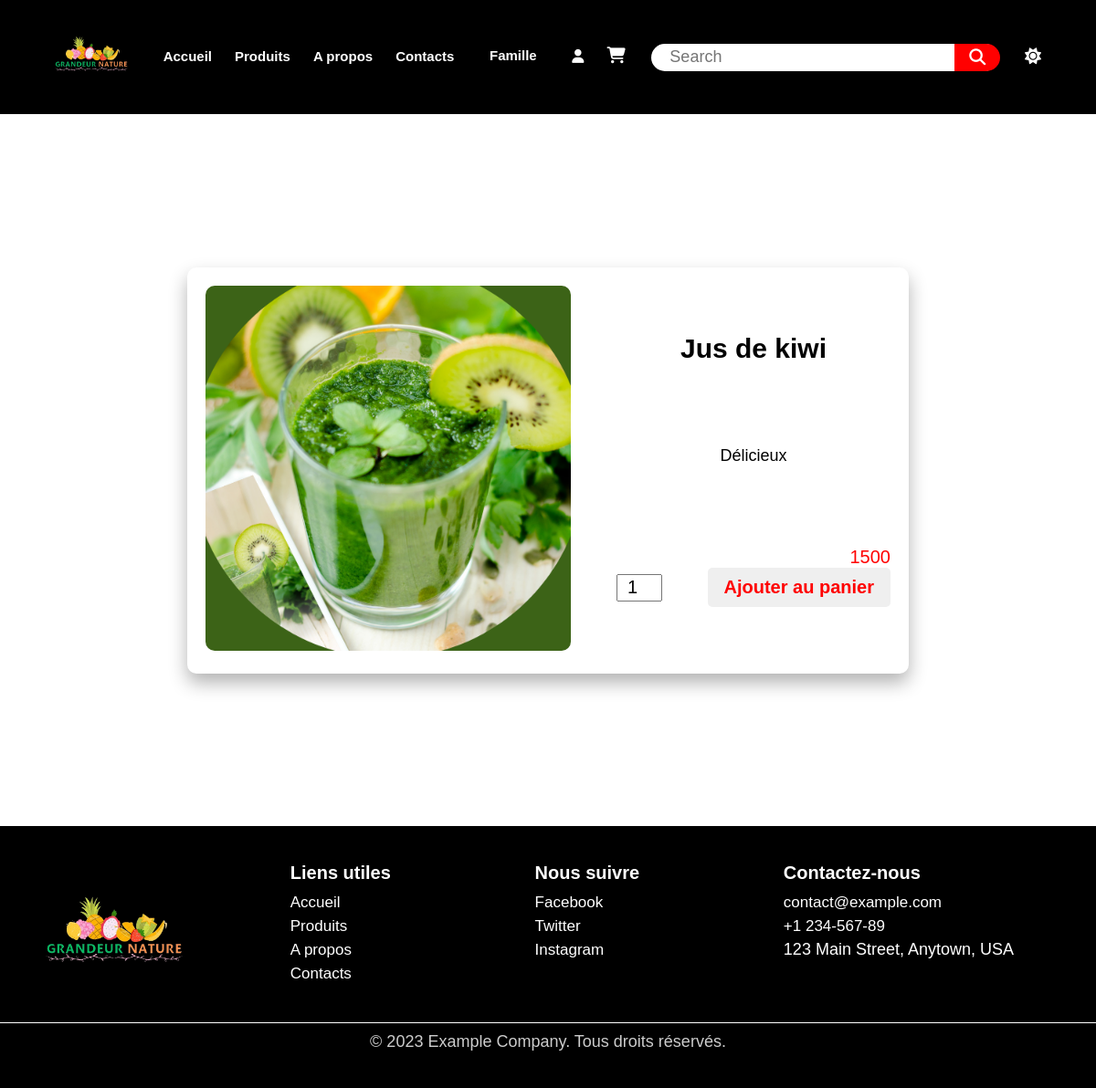
The app's page /produit/1 with its own data.
### app/models.py (models this page shows)
class Produit(db.Model,UserMixin):
    id=db.Column(db.Integer, primary_key=True, autoincrement=True)
    image=db.Column(db.String(50),unique=False,nullable=False)
    nom= db.Column(db.String(50),unique=False,nullable=False)
    description= db.Column(db.String,unique=False,nullable=False)
    prix=db.Column(db.Integer,unique=False,nullable=False)
    created_at=db.Column(db.Date,default=datetime.datetime.today())
    user_id=db.Column(db.Integer, db.ForeignKey('utilisateur.id'))
    categorie=db.Column(db.Integer, db.ForeignKey('categorie.id'))

### app/routes.py (the view, shortened to what this page needs)
@app.route("/produit/<int:id>",methods=["GET","POST"])
def infoProd(id):
    prod= Produit.query.get_or_404(id)
    form=CartForm()
    return render_template("infoProduit.html",produit=prod,form=form)

### app/forms.py
class CartForm(FlaskForm):
    quantite=IntegerField('Quantite',validators=[DataRequired()],render_kw={'value': 1,'min': 1,'class':'quantite'})
    submit=SubmitField('Ajouter au panier',render_kw={'class':'achat'})

### app/templates/infoProduit.html (shortened to what this page needs)
{% extends 'base.html' %}
{% block content %}
    <main>
        <div class="produit">
            <div class="produit-image">
                <img src="{{url_for('static', filename='Images/'+produit.image)}}" alt="{{produit.image}}">
            </div>
            <div class="produit-info">
                <h2 class="title">{{produit.nom}}</h2>
                <p>{{produit.description}}</p>
                <div class="commande">
                    <p class="prix">{{produit.prix}}</p>
                    <form method="post" action="">
                        {{form.quantite}}
                        {{form.submit}}
                    </form>
                </div>
            </div>
        </div>
    </main>
{%endblock%}

### app/static/Style/style.css (style rules this page uses)
* { margin: 0; padding: 0; box-sizing: border-box; font-family: 'Arial', Helvetica, sans-serif; font-size: large; }
main { min-height: 780px; }

### app/templates/infoProduit.html (style rules this page uses)
main { display:flex; align-items:center; justify-content:center; }
.produit { display:flex; align-items:center; justify-content:center; background: white; box-shadow: 0 10px 20px rgba(0,0,0,0.3); padding: 20px; border-radius: 10px; }
.produit .produit-info { margin-left: 50px }
.produit-info { display: flex; flex-direction: column; justify-content: space-between; height: 300px; width: 300px; text-align: center; }
.produit .produit-image img { width: 400px; border-radius: 10px; }
.prix { font-size: 20px; color: red; text-align: right; }
.achat { font-size: 20px; font-weight: bold; color: red; padding: 10px 18px; border: none; border-radius: 5px; align-self: flex-end; }
.produit-info h2 { font-size: 30px; text-align:center; }
.quantite { width: 50px; height: 30px; font-size: 20px; text-align: center; }
.commande { display: flex; flex-direction: column; justify-content: flex-end; }
form { display: flex; justify-content: space-between; align-items: center; }

### records on screen
Produit: image (picture), nom "Jus de kiwi", description "Délicieux", prix "1500"
